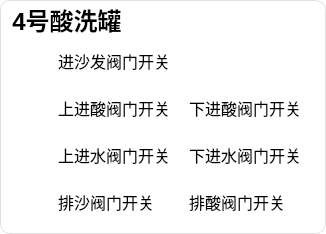
      <widget class="QGroupBox" name="groupBox_5">
       <property name="styleSheet">
        <string notr="true">QGroupBox{
    border:1px solid #e0e0e0;
    border-radius:10px;
    margin-top:0;               
    padding-top:28px;           
    font-weight:500;     
    background-color:#ffffff;
   font-size: 24px;
}
QGroupBox::title{
    subcontrol-origin: padding; 
    subcontrol-position: top left;
    left:8px;
    top:4px;
      
    font-family:&quot;Microsoft YaHei&quot;;  
}</string>
       </property>
       <property name="title">
        <string>4号酸洗罐</string>
       </property>
       <layout class="QGridLayout" name="gridLayout_10">
        <item row="0" column="0" rowspan="4">
         <widget class="RulerBar" name="rulerBar1_Read_6" native="true">
          <property name="minimumSize">
           <size>
            <width>40</width>
            <height>0</height>
           </size>
          </property>
         </widget>
        </item>
        <item row="0" column="1">
         <layout class="QHBoxLayout" name="horizontalLayout_57">
          <item>
           <widget class="QLabel" name="label_SofaValue1_5">
            <property name="styleSheet">
             <string notr="true">QLabel{
    font-family:&quot;PingFang SC Medium&quot;;
    font-size:16px;
    background:transparent;
    /* 注意：qproperty-alignment 在样式表中无效，需代码里 setAlignment(Qt::AlignCenter) */
}</string>
            </property>
            <property name="text">
             <string>进沙发阀门开关</string>
            </property>
           </widget>
          </item>
          <item>
           <widget class="QLabel" name="label_Sandinlet1_5">
            <property name="sizePolicy">
             <sizepolicy hsizetype="Fixed" vsizetype="Fixed">
              <horstretch>0</horstretch>
              <verstretch>0</verstretch>
             </sizepolicy>
            </property>
            <property name="minimumSize">
             <size>
              <width>0</width>
              <height>41</height>
             </size>
            </property>
            <property name="maximumSize">
             <size>
              <width>71</width>
              <height>60</height>
             </size>
            </property>
            <property name="styleSheet">
             <string notr="true">background: transparent;</string>
            </property>
            <property name="text">
             <string/>
            </property>
            <property name="pixmap">
             <pixmap resource="../res.qrc">:/image/image/ValveSwitch_Open1.png</pixmap>
            </property>
            <property name="scaledContents">
             <bool>true</bool>
            </property>
           </widget>
          </item>
         </layout>
        </item>
        <item row="1" column="1">
         <layout class="QHBoxLayout" name="horizontalLayout_49">
          <item>
           <widget class="QLabel" name="label_UpperAcidValue1_5">
            <property name="styleSheet">
             <string notr="true">QLabel{
    font-family:&quot;PingFang SC Medium&quot;;
    font-size:16px;
    background:transparent;
    /* 注意：qproperty-alignment 在样式表中无效，需代码里 setAlignment(Qt::AlignCenter) */
}</string>
            </property>
            <property name="text">
             <string>上进酸阀门开关</string>
            </property>
           </widget>
          </item>
          <item>
           <widget class="QLabel" name="label_41">
            <property name="sizePolicy">
             <sizepolicy hsizetype="Fixed" vsizetype="Fixed">
              <horstretch>0</horstretch>
              <verstretch>0</verstretch>
             </sizepolicy>
            </property>
            <property name="minimumSize">
             <size>
              <width>0</width>
              <height>41</height>
             </size>
            </property>
            <property name="maximumSize">
             <size>
              <width>71</width>
              <height>60</height>
             </size>
            </property>
            <property name="styleSheet">
             <string notr="true">background: transparent;</string>
            </property>
            <property name="text">
             <string/>
            </property>
            <property name="pixmap">
             <pixmap resource="../res.qrc">:/image/image/ValveSwitch_Open1.png</pixmap>
            </property>
            <property name="scaledContents">
             <bool>true</bool>
            </property>
           </widget>
          </item>
         </layout>
        </item>
        <item row="1" column="2">
         <layout class="QHBoxLayout" name="horizontalLayout_52">
          <item>
           <widget class="QLabel" name="label_LowerAcidValue1_5">
            <property name="styleSheet">
             <string notr="true">QLabel{
    font-family:&quot;PingFang SC Medium&quot;;
    font-size:16px;
    background:transparent;
    /* 注意：qproperty-alignment 在样式表中无效，需代码里 setAlignment(Qt::AlignCenter) */
}</string>
            </property>
            <property name="text">
             <string>下进酸阀门开关</string>
            </property>
           </widget>
          </item>
          <item>
           <widget class="QLabel" name="label_42">
            <property name="sizePolicy">
             <sizepolicy hsizetype="Fixed" vsizetype="Fixed">
              <horstretch>0</horstretch>
              <verstretch>0</verstretch>
             </sizepolicy>
            </property>
            <property name="minimumSize">
             <size>
              <width>0</width>
              <height>41</height>
             </size>
            </property>
            <property name="maximumSize">
             <size>
              <width>71</width>
              <height>60</height>
             </size>
            </property>
            <property name="styleSheet">
             <string notr="true">background: transparent;</string>
            </property>
            <property name="text">
             <string/>
            </property>
            <property name="pixmap">
             <pixmap resource="../res.qrc">:/image/image/ValveSwitch_Open1.png</pixmap>
            </property>
            <property name="scaledContents">
             <bool>true</bool>
            </property>
           </widget>
          </item>
         </layout>
        </item>
        <item row="2" column="1">
         <layout class="QHBoxLayout" name="horizontalLayout_55">
          <item>
           <widget class="QLabel" name="label_UpperWaterValue1_5">
            <property name="styleSheet">
             <string notr="true">QLabel{
    font-family:&quot;PingFang SC Medium&quot;;
    font-size:16px;
    background:transparent;
    /* 注意：qproperty-alignment 在样式表中无效，需代码里 setAlignment(Qt::AlignCenter) */
}</string>
            </property>
            <property name="text">
             <string>上进水阀门开关</string>
            </property>
           </widget>
          </item>
          <item>
           <widget class="QLabel" name="label_43">
            <property name="sizePolicy">
             <sizepolicy hsizetype="Fixed" vsizetype="Fixed">
              <horstretch>0</horstretch>
              <verstretch>0</verstretch>
             </sizepolicy>
            </property>
            <property name="minimumSize">
             <size>
              <width>0</width>
              <height>41</height>
             </size>
            </property>
            <property name="maximumSize">
             <size>
              <width>71</width>
              <height>60</height>
             </size>
            </property>
            <property name="styleSheet">
             <string notr="true">background: transparent;</string>
            </property>
            <property name="text">
             <string/>
            </property>
            <property name="pixmap">
             <pixmap resource="../res.qrc">:/image/image/ValveSwitch_Open1.png</pixmap>
            </property>
            <property name="scaledContents">
             <bool>true</bool>
            </property>
           </widget>
          </item>
         </layout>
        </item>
        <item row="2" column="2">
         <layout class="QHBoxLayout" name="horizontalLayout_58">
          <item>
           <widget class="QLabel" name="label_LowerWaterValue1_5">
            <property name="styleSheet">
             <string notr="true">QLabel{
    font-family:&quot;PingFang SC Medium&quot;;
    font-size:16px;
    background:transparent;
    /* 注意：qproperty-alignment 在样式表中无效，需代码里 setAlignment(Qt::AlignCenter) */
}</string>
            </property>
            <property name="text">
             <string>下进水阀门开关</string>
            </property>
           </widget>
          </item>
          <item>
           <widget class="QLabel" name="label_44">
            <property name="sizePolicy">
             <sizepolicy hsizetype="Fixed" vsizetype="Fixed">
              <horstretch>0</horstretch>
              <verstretch>0</verstretch>
             </sizepolicy>
            </property>
            <property name="minimumSize">
             <size>
              <width>0</width>
              <height>41</height>
             </size>
            </property>
            <property name="maximumSize">
             <size>
              <width>71</width>
              <height>60</height>
             </size>
            </property>
            <property name="styleSheet">
             <string notr="true">background: transparent;</string>
            </property>
            <property name="text">
             <string/>
            </property>
            <property name="pixmap">
             <pixmap resource="../res.qrc">:/image/image/ValveSwitch_Open1.png</pixmap>
            </property>
            <property name="scaledContents">
             <bool>true</bool>
            </property>
           </widget>
          </item>
         </layout>
        </item>
        <item row="3" column="1">
         <layout class="QHBoxLayout" name="horizontalLayout_59">
          <item>
           <widget class="QLabel" name="label_SandDischargeValue1_5">
            <property name="styleSheet">
             <string notr="true">QLabel{
    font-family:&quot;PingFang SC Medium&quot;;
    font-size:16px;
    background:transparent;
    /* 注意：qproperty-alignment 在样式表中无效，需代码里 setAlignment(Qt::AlignCenter) */
}</string>
            </property>
            <property name="text">
             <string>排沙阀门开关</string>
            </property>
           </widget>
          </item>
          <item>
           <widget class="QLabel" name="label_45">
            <property name="sizePolicy">
             <sizepolicy hsizetype="Fixed" vsizetype="Fixed">
              <horstretch>0</horstretch>
              <verstretch>0</verstretch>
             </sizepolicy>
            </property>
            <property name="minimumSize">
             <size>
              <width>0</width>
              <height>41</height>
             </size>
            </property>
            <property name="maximumSize">
             <size>
              <width>71</width>
              <height>60</height>
             </size>
            </property>
            <property name="styleSheet">
             <string notr="true">background: transparent;</string>
            </property>
            <property name="text">
             <string/>
            </property>
            <property name="pixmap">
             <pixmap resource="../res.qrc">:/image/image/ValveSwitch_Open1.png</pixmap>
            </property>
            <property name="scaledContents">
             <bool>true</bool>
            </property>
           </widget>
          </item>
         </layout>
        </item>
        <item row="3" column="2">
         <layout class="QHBoxLayout" name="horizontalLayout_60">
          <item>
           <widget class="QLabel" name="label_AcidDischargeValue1_5">
            <property name="styleSheet">
             <string notr="true">QLabel{
    font-family:&quot;PingFang SC Medium&quot;;
    font-size:16px;
    background:transparent;
    /* 注意：qproperty-alignment 在样式表中无效，需代码里 setAlignment(Qt::AlignCenter) */
}</string>
            </property>
            <property name="text">
             <string>排酸阀门开关</string>
            </property>
           </widget>
          </item>
          <item>
           <widget class="QLabel" name="label_46">
            <property name="sizePolicy">
             <sizepolicy hsizetype="Fixed" vsizetype="Fixed">
              <horstretch>0</horstretch>
              <verstretch>0</verstretch>
             </sizepolicy>
            </property>
            <property name="minimumSize">
             <size>
              <width>0</width>
              <height>41</height>
             </size>
            </property>
            <property name="maximumSize">
             <size>
              <width>71</width>
              <height>60</height>
             </size>
            </property>
            <property name="styleSheet">
             <string notr="true">background: transparent;</string>
            </property>
            <property name="text">
             <string/>
            </property>
            <property name="pixmap">
             <pixmap resource="../res.qrc">:/image/image/ValveSwitch_Open1.png</pixmap>
            </property>
            <property name="scaledContents">
             <bool>true</bool>
            </property>
           </widget>
          </item>
         </layout>
        </item>
       </layout>
      </widget>
